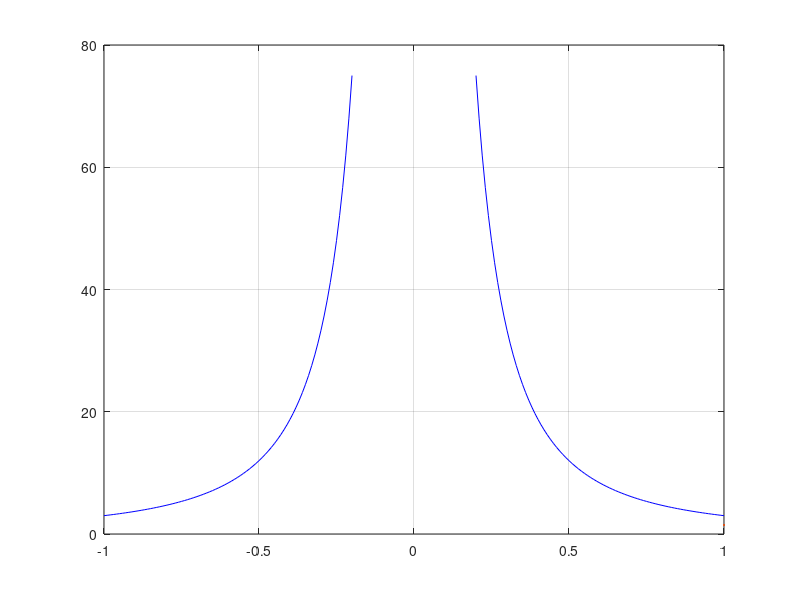

Write the MATLAB code that produced this figure.
clc, clear, close all

x1 = -1:0.01:-0.2;
x2 = -x1;
y1 = 3./x1.^2;
y2 = 3./x2.^2;

figure
LineWidth = 1.5;
hold(gca, "on")
box(gca, "on")
grid(gca, "on")
plot(x1, y1, 'b', LineWidth=LineWidth)
plot(x2, y2, 'b', LineWidth=LineWidth)
